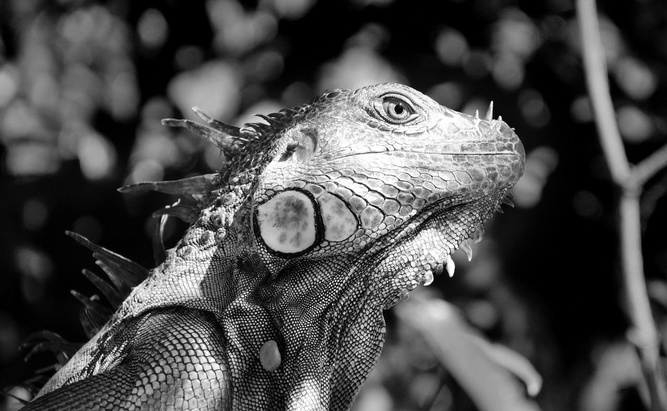
#> input picture lab_01/iguana_gray.jpg, 667 x 411 px, shrunk from 1280 x 790 before the run; the run also reads 1 picture not shown here
$ python 'code_3 (first ver).py'
#> lines starting #> are read from the running program, lines starting #| are printed output that depends on the picture; long printed decimals are rounded
from skimage.measure import compare_mse, shannon_entropy
from skimage.io import imread
import numpy as np
import math


origin_img_1 = imread('iguana_gray.jpg')
#> origin_img_1 is the input picture: shape (411, 667); min 0, max 255, mean 75.5
origin_img_2 = imread('Parrot.jpg')
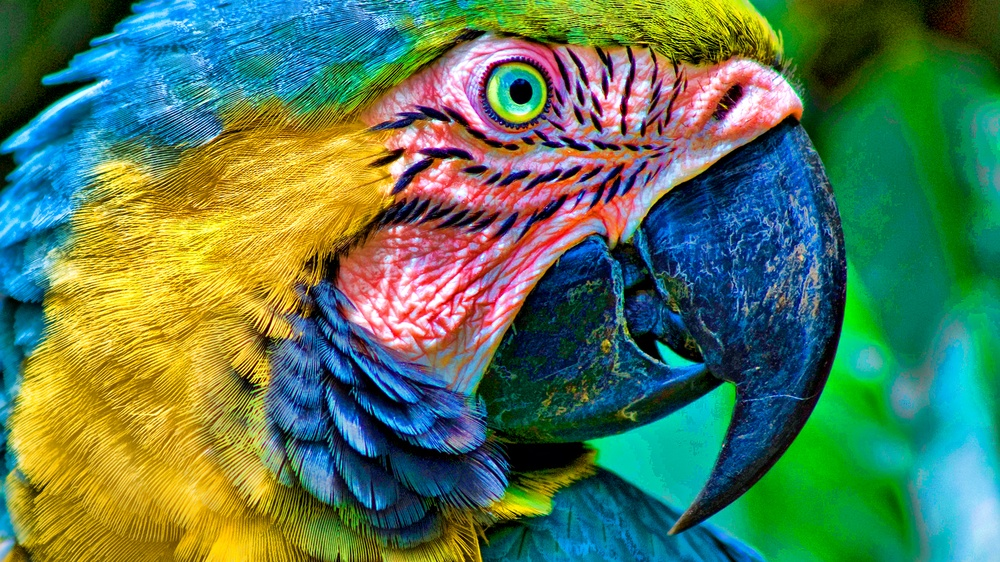
#> input picture lab_01/Parrot.jpg, 1000 x 562 px, shrunk from 1920 x 1080 before the run
#> origin_img_2 is the input picture: shape (562, 1000, 3); mean R, G, B 86.3, 121.4, 87.8
final_img_1 = imread('iguana_64_step.jpg')
final_img_2 = imread('Parrot_result.jpg')
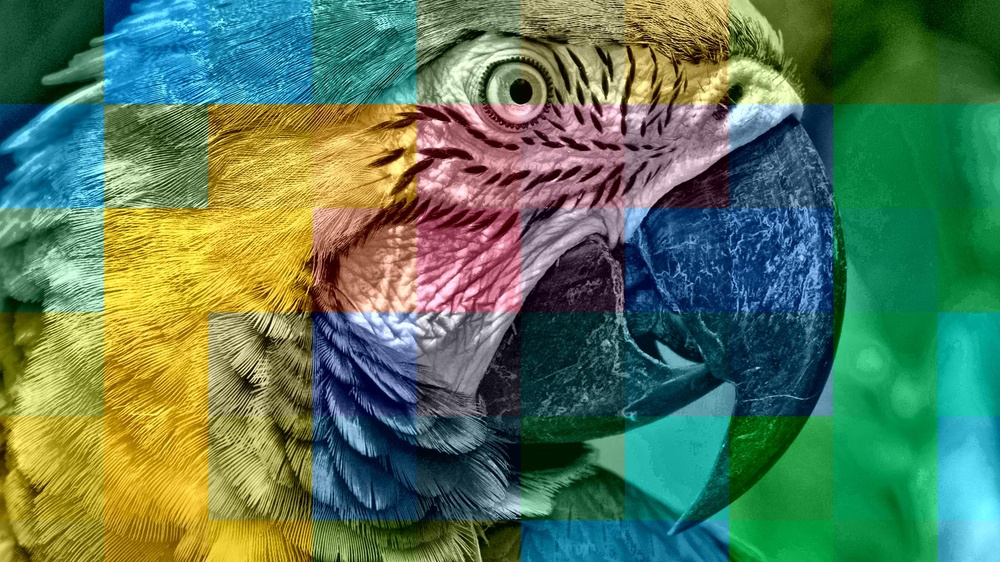
#> input picture lab_01/Parrot_result.jpg, 1000 x 562 px, shrunk from 1920 x 1080 before the run
#> final_img_2 is the input picture: shape (562, 1000, 3); mean R, G, B 88.3, 120.8, 89


def entropy_one_chanel(img):
    shape = img.shape[0] * img.shape[1]
    k = [0] * 256
    for l in range(len(img)):
        for n in img[l]:
            k[n] += 1

    p = [elem / shape for elem in k]
    h_list = [- elem * math.log(elem, 2) for elem in p]
    h = sum(h_list)
    return h


def entropy_for_rgb(img):
    r_entropy = entropy_one_chanel(img[:, :, 0])
    g_entropy = entropy_one_chanel(img[:, :, 1])
    b_entropy = entropy_one_chanel(img[:, :, 2])
    h = r_entropy + g_entropy + b_entropy
    return h


def mse1(imageA, imageB):
    err = np.sum((imageA.astype("float") - imageB.astype("float")) ** 2)
    err /= float(imageA.shape[0] * imageA.shape[1])
    return err


def mse2(imageA, imageB):
    pix = float(imageA.shape[0] * imageA.shape[1])
    err_for_r = np.sum((imageA[:, :, 0].astype("float") - imageB[:, :, 0].astype("float")) ** 2) / pix
    err_for_g = np.sum((imageA[:, :, 1].astype("float") - imageB[:, :, 1].astype("float")) ** 2) / pix
    err_for_b = np.sum((imageA[:, :, 2].astype("float") - imageB[:, :, 2].astype("float")) ** 2) / pix

    averrage_err = (err_for_r + err_for_g + err_for_b) / 3
    return averrage_err


# Энтропия 1

print("Энтропия изначального изобр. 1: ", entropy_one_chanel(origin_img_1))
#> after the loop in entropy_one_chanel, `for l in range(len(img)):`: k = 256 values, max 21569 at index 0, min 266 at index 231, mean 1070.8
#> in entropy_one_chanel, `p = [elem / shape for elem in k]`: p = 256 values, max 0.0787 at index 0, min 0.00097 at index 231, mean 0.00391
#> in entropy_one_chanel, `h_list = [- elem * math.log(elem, 2) for elem in p]`: h_list = 256 values, max 0.289 at index 0, min 0.00971 at index 231, mean 0.0291
#> in entropy_one_chanel, `h = sum(h_list)`: h = 7.44
#| Энтропия изначального изобр. 1:  7.439
print("Энтропия конечного изобр. 1: ", entropy_one_chanel(final_img_1))
#| Энтропия конечного изобр. 1:  5.888

# MSE 1

imageA1 = origin_img_1
imageB1 = final_img_1

print("MSE 1 = ", mse1(imageA1, imageB1))
#> in mse1, `err = np.sum((imageA.astype("float") - imageB.astype("float")) ** 2)`: err = 49852493
#> in mse1, `err /= float(imageA.shape[0] * imageA.shape[1])`: err = 181.9
#| MSE 1 =  181.852

# Энтропия 2

print("Энтропия изначального изобр. 2: ", entropy_for_rgb(origin_img_2))
#> in entropy_for_rgb, `r_entropy = entropy_one_chanel(img[:, :, 0])`: r_entropy = 6.85
#> in entropy_for_rgb, `g_entropy = entropy_one_chanel(img[:, :, 1])`: g_entropy = 7.86
#> in entropy_for_rgb, `b_entropy = entropy_one_chanel(img[:, :, 2])`: b_entropy = 7.48
#> in entropy_for_rgb, `h = r_entropy + g_entropy + b_entropy`: h = 22.19
#| Энтропия изначального изобр. 2:  22.192
print("Энтропия конечного изобр. 2: ", entropy_for_rgb(final_img_2))
#| Энтропия конечного изобр. 2:  23.006

# MSE 2

imageA2 = origin_img_2
imageB2 = final_img_2

print("MSE 2 = ", mse2(imageA2, imageB2))
#> in mse2, `err_for_r = np.sum((imageA[:, :, 0].astype("float") - imageB[:, :, 0]...`: err_for_r = 1018.9
#> in mse2, `err_for_g = np.sum((imageA[:, :, 1].astype("float") - imageB[:, :, 1]...`: err_for_g = 239.2
#> in mse2, `err_for_b = np.sum((imageA[:, :, 2].astype("float") - imageB[:, :, 2]...`: err_for_b = 2167.6
#> in mse2, `averrage_err = (err_for_r + err_for_g + err_for_b) / 3`: averrage_err = 1141.9
#| MSE 2 =  1141.918


# # ДЛЯ ПРОВЕРКИ C ПОМОЩЬЮ skimage
#
# # энтропии: print("Энтропия компьютера: ", shannon_entropy(origin_img_1, base=2))
# # print('mse_computer= ', compare_mse(imageA1, imageB1))
